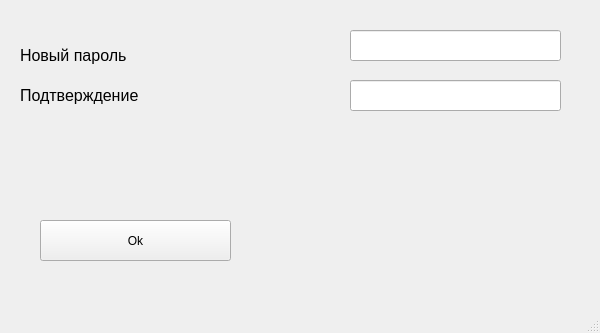
<?xml version="1.0" encoding="UTF-8"?>
<ui version="4.0">
 <class>ChangePasswordWindow</class>
 <widget class="QMainWindow" name="ChangePasswordWindow">
  <property name="geometry">
   <rect>
    <x>0</x>
    <y>0</y>
    <width>600</width>
    <height>333</height>
   </rect>
  </property>
  <property name="windowTitle">
   <string>Смена пароля</string>
  </property>
  <widget class="QWidget" name="centralwidget">
   <widget class="QLineEdit" name="newPasswordEdit">
    <property name="geometry">
     <rect>
      <x>350</x>
      <y>30</y>
      <width>211</width>
      <height>31</height>
     </rect>
    </property>
    <property name="echoMode">
     <enum>QLineEdit::Password</enum>
    </property>
   </widget>
   <widget class="QPushButton" name="okButton">
    <property name="geometry">
     <rect>
      <x>40</x>
      <y>220</y>
      <width>191</width>
      <height>41</height>
     </rect>
    </property>
    <property name="text">
     <string>Ok</string>
    </property>
   </widget>
   <widget class="QLabel" name="label">
    <property name="geometry">
     <rect>
      <x>20</x>
      <y>40</y>
      <width>231</width>
      <height>31</height>
     </rect>
    </property>
    <property name="font">
     <font>
      <pointsize>12</pointsize>
     </font>
    </property>
    <property name="text">
     <string>Новый пароль</string>
    </property>
   </widget>
   <widget class="QLabel" name="label_2">
    <property name="geometry">
     <rect>
      <x>20</x>
      <y>80</y>
      <width>141</width>
      <height>31</height>
     </rect>
    </property>
    <property name="font">
     <font>
      <pointsize>12</pointsize>
     </font>
    </property>
    <property name="text">
     <string>Подтверждение</string>
    </property>
   </widget>
   <widget class="QLineEdit" name="confirmPasswordEdit">
    <property name="enabled">
     <bool>true</bool>
    </property>
    <property name="geometry">
     <rect>
      <x>350</x>
      <y>80</y>
      <width>211</width>
      <height>31</height>
     </rect>
    </property>
    <property name="inputMask">
     <string/>
    </property>
    <property name="text">
     <string notr="true"/>
    </property>
    <property name="echoMode">
     <enum>QLineEdit::Password</enum>
    </property>
   </widget>
   <widget class="QLabel" name="errorPasswordLabel">
    <property name="geometry">
     <rect>
      <x>210</x>
      <y>160</y>
      <width>321</width>
      <height>16</height>
     </rect>
    </property>
    <property name="text">
     <string/>
    </property>
   </widget>
  </widget>
  <widget class="QMenuBar" name="menubar">
   <property name="geometry">
    <rect>
     <x>0</x>
     <y>0</y>
     <width>600</width>
     <height>18</height>
    </rect>
   </property>
  </widget>
  <widget class="QStatusBar" name="statusbar"/>
 </widget>
 <resources/>
 <connections/>
</ui>
